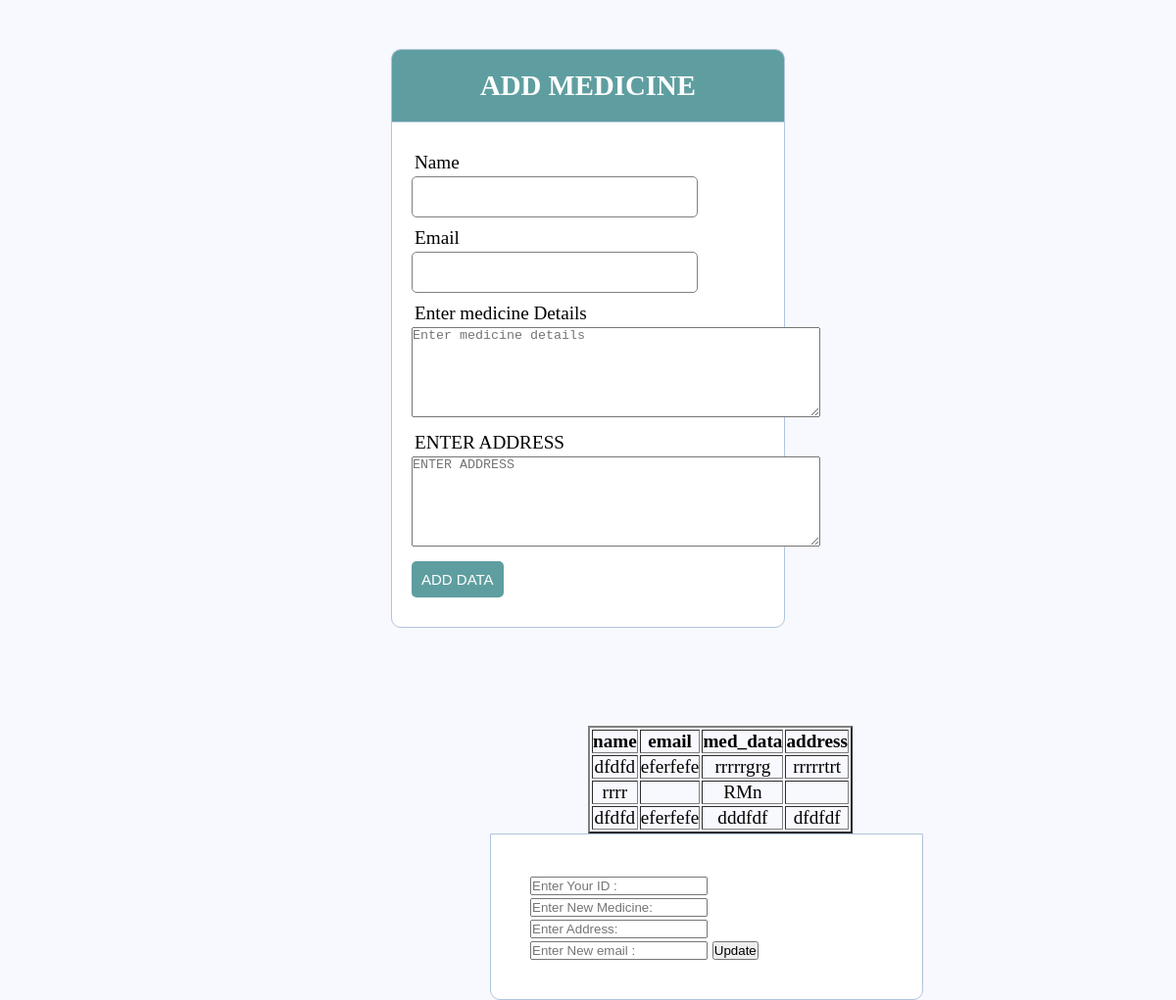
Page /Medicine.php on the committed database.
### tables this page shows
CREATE TABLE `medicine` (
  `id` int(11) NOT NULL,
  `name` varchar(100) NOT NULL,
  `email` varchar(255) NOT NULL,
  `med_data` varchar(255) NOT NULL,
  `address` varchar(100) NOT NULL
);

### html/Medicine.php (the view)
<?php
include("config.php");
$result=mysqli_query($config,"SELECT* from medicine ORDER by id DESC");
?>
<!DOCTYPE html>
<html lang="en">
<head>
    <link rel="stylesheet" type="text/css" href="../css/register.css">
</head>
<body>
    <div class="header">
		<h2>ADD  MEDICINE</h2>
	</div>
	<form method="POST" action="addMedicine.php">
		<div class="input-group">
			<label>Name</label>
			<input type="text" name="name">
		</div>
		<div class="input-group">
			<label>Email</label>
			<input type="text" name="Email">
		</div>
		<div class="input-group">
			<label>Enter medicine Details</label>
			<textarea name="medicinData" placeholder="Enter medicine details" rows="6" cols="50"></textarea>
		</div>
		<div class="input-group">
			<label>ENTER ADDRESS</label>
			<textarea name="ADDRESS" placeholder="ENTER ADDRESS" rows="6" cols="50"></textarea>
		</div>
		<div class="input-group">
			<button type="submit" name="register" class="btn">ADD DATA</button>
		</div>
	</form>
<div class="content" style="text-align:center;margin-left:600px;padding-top:100px;">
<table border="2">
        <tr>
        <th>name</th>
        <th>email</th>
		<th>med_data</th>
		<th>address</th>
        </tr>
            <?php
        while($res=mysqli_fetch_array($result)){
            echo '<tr>';
            echo '<td>'.$res['name'].'</td>';
            echo '<td>'.$res['email'].'</td>';
            echo '<td>'.$res['med_data'].'</td>';
			echo '<td>'.$res['address'].'</td>';
            echo '</tr>';
              }
            ?>
		</table>
</div>
<form method="POST" style="margin-left:500px;padding:40px;" action="MedicineUpdate.php">
<input placeholder="Enter Your ID :" name="id">
<input placeholder="Enter New Medicine:" name="med_data">
<input placeholder="Enter Address:" name="address">
<input placeholder="Enter New email :" name="email">
<button type="submit" value="update" name="MedUpdate">Update</button>
</form>
</body>
</html>

### css/register.css (style rules this page uses)
* { margin: 0px; padding: 0px; }
body { font-size: 120%; background: #F8F8FF; }
.header { width: 30%; margin: 50px auto 0px; color: white; background:#5F9EA0; text-align: center; border: 1px solid #B0C4DE; border-bottom: none; border-radius: 10px 10px 0px 0px; padding: 20px; }
form { width: 30%; margin: 0px auto; padding: 20px; border: 1px solid #B0C4DE; background: white; border-radius: 0px 0px 10px 10px; }
.input-group { margin: 10px 0px 10px 0px; }
.input-group label { display: block; text-align: left; margin: 3px; }
.input-group input { height: 30px; width: 75%; padding: 5px 10px; font-size:16px; border-radius: 5px; border: 1px solid gray; }
.btn { padding: 10px; font-size: 15px; color: white; background:#5F9EA0; border: none; border-radius: 5px; }

### rows in the picture
medicine: name "dfdfd", email "eferfefe", med_data "rrrrrgrg", address "rrrrrtrt"
medicine: name "rrrr", med_data "RMn"
medicine: name "dfdfd", email "eferfefe", med_data "dddfdf", address "dfdfdf"
